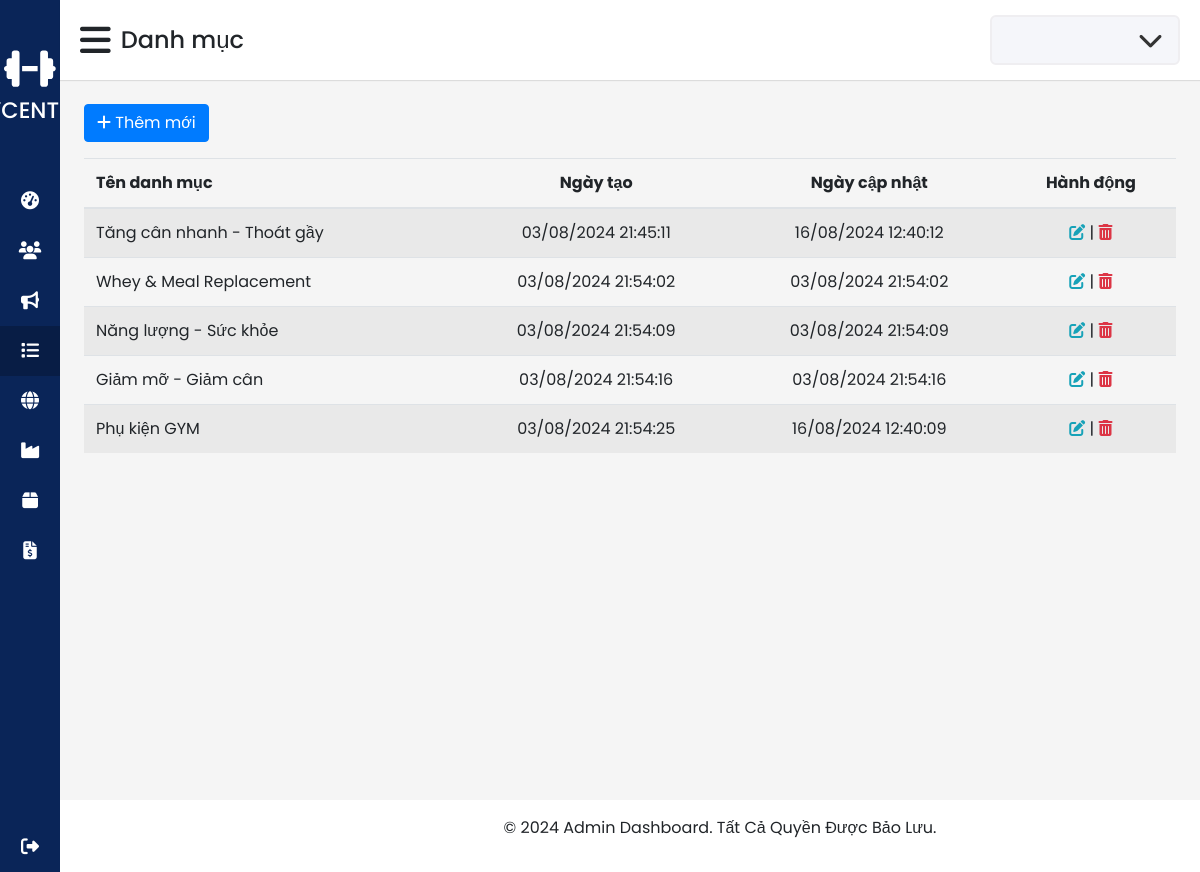
The page /admin/category/list_category.php on the database its author committed.
### tables this page shows
CREATE TABLE `category` (
  `category_id` int(11) NOT NULL,
  `category_name` varchar(100) NOT NULL,
  `created_at` datetime NOT NULL,
  `updated_at` datetime NOT NULL
);

### public_html/models/CategoryModel.php (called while the page is built, shortened)
<?php
class CategoryModel {
    private $pdo;
    public function __construct($pdo) {
        $this->pdo = $pdo;
    }
    public function getAllCategories() {
        $stmt = $this->pdo->query("SELECT * FROM category");
        return $stmt->fetchAll(PDO::FETCH_ASSOC);
    }
}

### public_html/admin/category/list_category.php (the view, shortened to what this page needs)
<?php
require_once '../../config/config.php';
require_once '../../models/CategoryModel.php';
$categoryModel = new CategoryModel($pdo);
$categories = $categoryModel->getAllCategories();
?>
<?php require_once '../include/header.php'; ?>
<div>
    <button type="button" class="btn btn-primary mb-3" data-toggle="modal" data-target="#categoryModal" data-action="create"><i class="fas fa-plus"></i> Thêm mới</button>
    <table class="table table-striped">
        <thead>
            <tr>
                <th>Tên danh mục</th>
                <th class="text-center">Ngày tạo</th>
                <th class="text-center">Ngày cập nhật</th>
                <th class="text-center">Hành động</th>
            </tr>
        </thead>
        <tbody>
            <?php foreach ($categories as $category): ?>
            <tr>
                <td><?php echo htmlspecialchars($category['category_name']); ?></td>
                <td class="text-center"><?php echo (new DateTime($category['created_at']))->format('d/m/Y H:i:s'); ?></td>
                <td class="text-center"><?php echo (new DateTime($category['updated_at']))->format('d/m/Y H:i:s'); ?></td>
                <td class="text-center">
                    <button type="button" class="btn-icon text-info" data-toggle="modal" data-target="#categoryModal" data-action="edit" data-id="<?php echo $category['category_id']; ?>" data-name="<?php echo $category['category_name']; ?>"><i class="fas fa-edit"></i></button> |
                    <button type="button" class="btn-icon text-danger" data-toggle="modal" data-target="#deleteModal" data-id="<?php echo $category['category_id']; ?>" data-name="<?php echo $category['category_name']; ?>"><i class="fas fa-trash-alt"></i></button>
                </td>
            </tr>
            <?php endforeach; ?>
        </tbody>
    </table>
</div>
<?php require_once '../include/footer.php'; ?>

### public_html/admin/assets/css/styles.css (style rules this page uses)
* { margin: 0; padding: 0; box-sizing: border-box; font-family: 'Poppins', sans-serif; }
.btn-icon { background: none; border: none; padding: 0; cursor: pointer; outline: none; }

### rows shown on the page
category: category_name "Tăng cân nhanh - Thoát gầy", created_at "03/08/2024 21:45:11", updated_at "16/08/2024 12:40:12"
category: category_name "Whey & Meal Replacement", created_at "03/08/2024 21:54:02", updated_at "03/08/2024 21:54:02"
category: category_name "Năng lượng - Sức khỏe", created_at "03/08/2024 21:54:09", updated_at "03/08/2024 21:54:09"
category: category_name "Giảm mỡ - Giảm cân", created_at "03/08/2024 21:54:16", updated_at "03/08/2024 21:54:16"
category: category_name "Phụ kiện GYM", created_at "03/08/2024 21:54:25", updated_at "16/08/2024 12:40:09"

### other values the page prints
$current_page_name "Danh mục"
